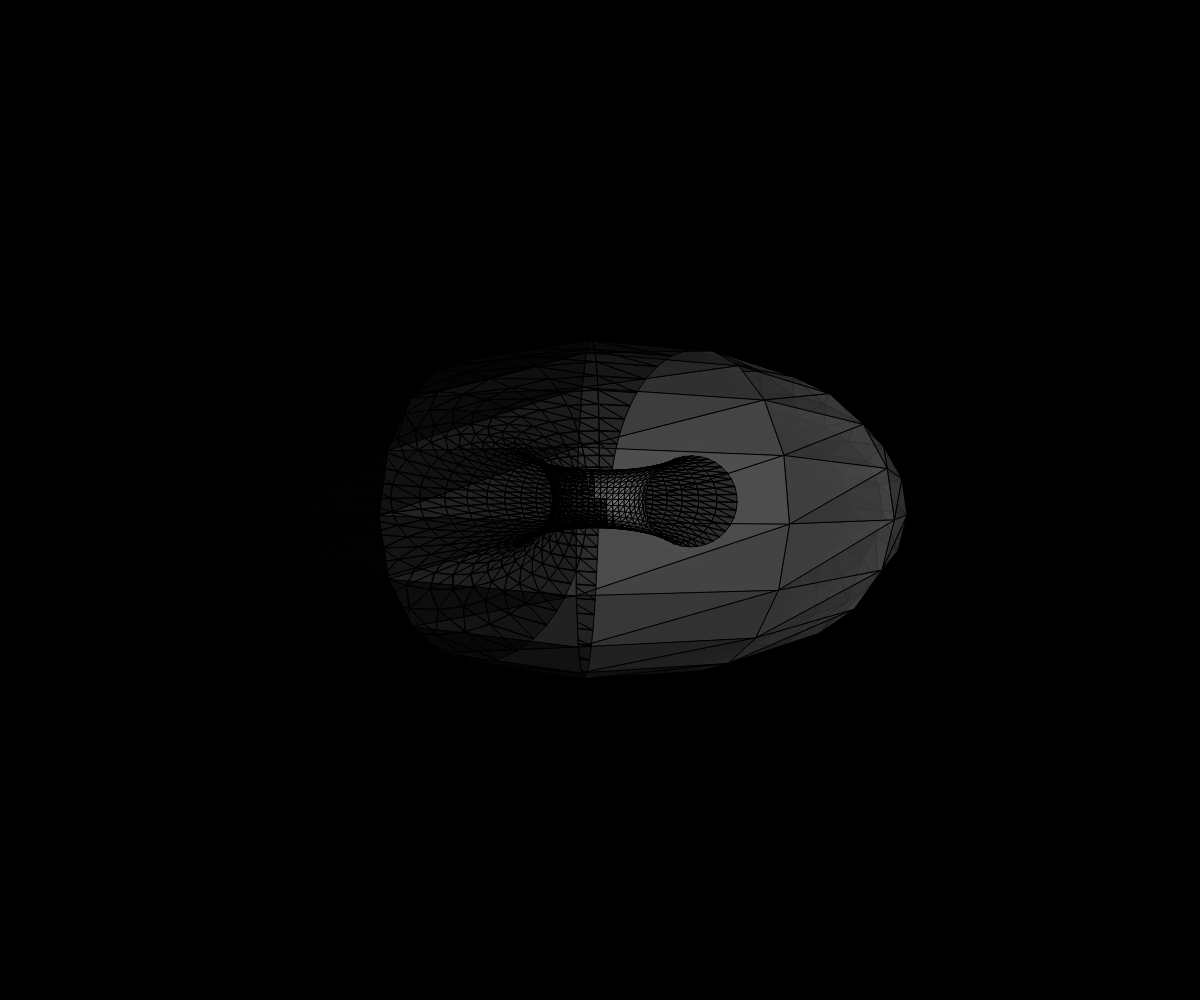
Frame 1 (no input)
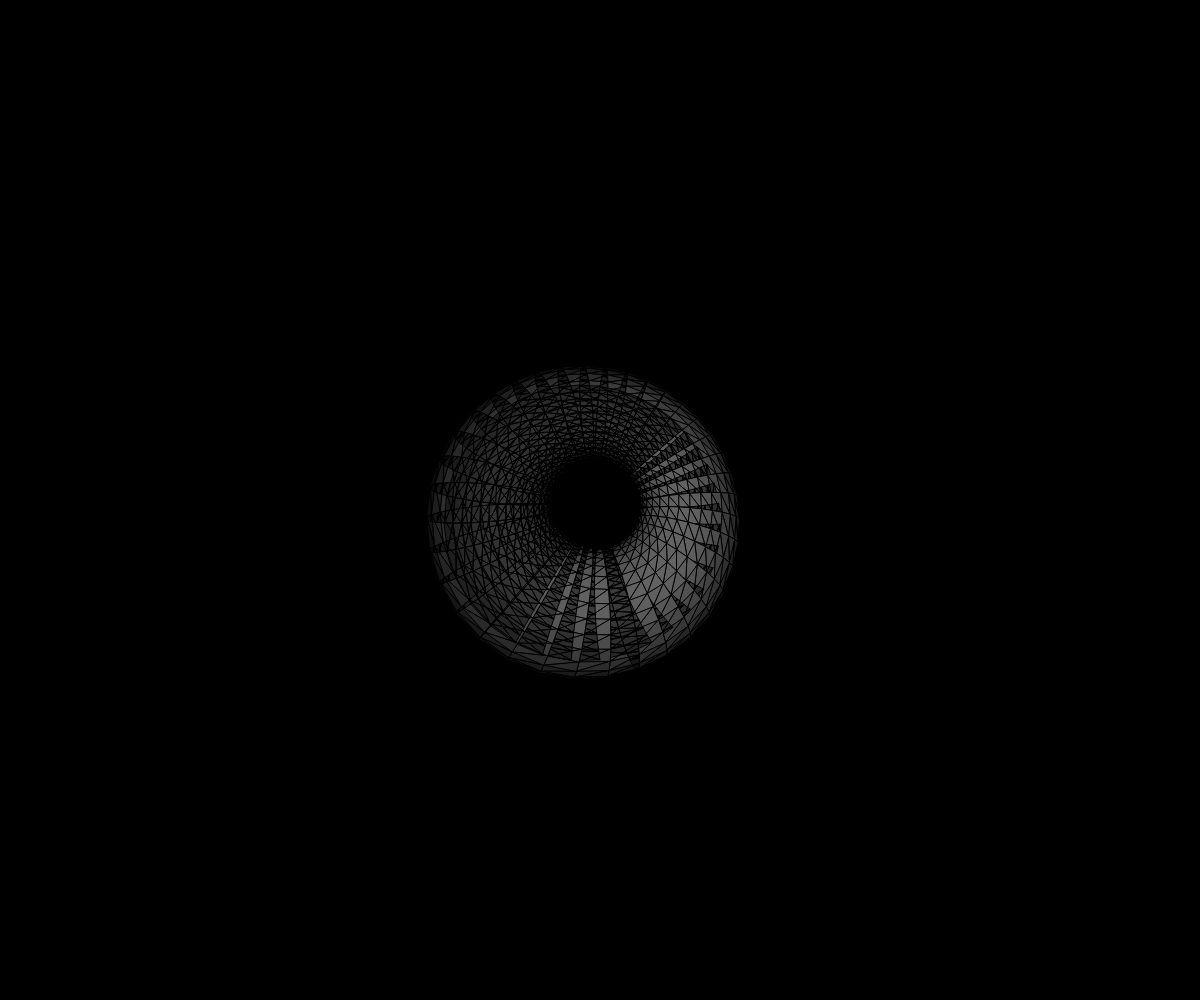
Frame 60 (no input)
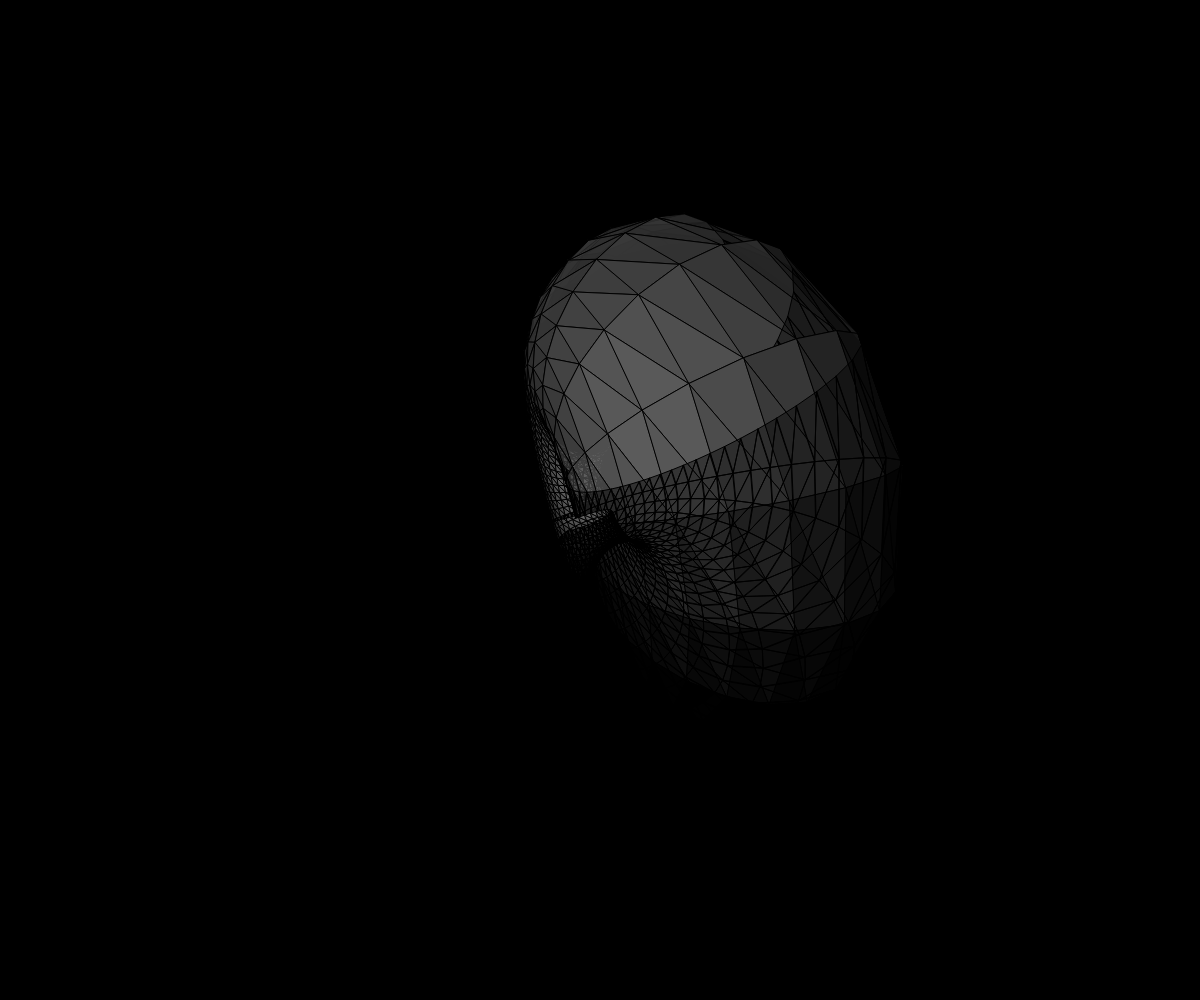
Frame 120 (the mouse pressed at the canvas centre since frame 60)

The p5.js sketch that drew these frames (run headless with seeded random() and noise() and a simulated clock; from frame 60 on, the mouse is pressed at the canvas centre):

// p5.js sketch
// ── sketch.js
const deg = 180;
const angularVelDampifier = 0.1
let orig = [];
let x, y, z, xp, yp;
const zp = 150;
const dtheta = 10;
const dalpha = 10;
const dbeta = 1;
const dphi = 1;
const dgamma = 1;
const x0 = 0, y0 = 0, z0 = 500;
let r1 = 600, r2 = 300;
let counter = 0;
let light = [0, 0, 0];
let a, b;
let torus = [];


function setup() {

  createCanvas(windowWidth, windowHeight);
  angleMode(DEGREES);

  middles = [];
  middles.push(new Point(x0 + r1 , y0, z0))


  // creating the original circle
  for (let j = 0; j < (2 * deg) / dtheta; j++) {
    x = x0 + (r1 + r2 * cos(j * dtheta));
    y = y0 + r2 * sin(j * dtheta);
    z = z0;
    orig.push(new Point(x, y, z));
  }

  // creating the torus
  for (let i = 0; i < (2 * deg) / dalpha; i++) {
    let circ = [];

    for (let j = 0; j < orig.length; j++) {
      childpoint = new Point(orig[j].x , orig[j].y , orig[j].z);
      childpoint.rotateY(i*dalpha)
      circ.push(childpoint);
    }
    torus.push(circ);


    // craeting the centers of each circle
    nextmiddle = new Point(middles[0].x , middles[0].y, middles[0].z);
    nextmiddle.rotateY(i*dalpha);
    middles.push(nextmiddle);
  }



}




function draw() {

  frameRate(100)
  background(0);
  translate(width / 2, height / 2);
  scale(1, -1);

  //noStroke();




  for (let i = 0; i < torus.length; i++) {

    middles[i].rotateX(dbeta);
    middles[i].rotateY(dgamma)
    middles[i].rotateZ(dphi);

    for (p of torus[i]) {

      p.rotateX(dbeta);
      p.rotateY(dgamma);
      p.rotateZ(dphi);
      
    }
  }

  // FIGURING OUT THE normal, BRIGHTNESS AND DRAWING IT
  for (let i = 0; i < torus.length; i++) {

    for (p of torus[i]) {
      let Nx = p.x - middles[i].x;
      let Ny = p.y - middles[i].y;
      let Nz = p.z - middles[i].z;

      let normalabs = sqrt(Nx * Nx + Ny * Ny + Nz * Nz);
      Nx /= normalabs;
      Ny /= normalabs;
      Nz /= normalabs;

      let lvectorx = -((p.x + x0) - light[0]);
      let lvectory = -((p.y + y0) - light[1]);
      let lvectorz = -((p.z + z0) - light[2]);

      let lightabs = sqrt(lvectorx*lvectorx + lvectory*lvectory + lvectorz*lvectorz);
      lvectorx /= lightabs;
      lvectory /= lightabs;
      lvectorz /= lightabs;

      let Bright = Nx * lvectorx + Ny * lvectory + Nz * lvectorz;
      p.brightness = constrain(Bright, 0, 1);
      p.show();

    }
  }

  triangles = meshDonut();

  for(i = 0; i < triangles.length; i++) {
    triangles[i].show()
  }
  // Increment the counter
  counter++;
}




function meshDonut() {
  let triangles = [];

  for (let i = 0; i < torus.length; i++) {
    for (let j = 0; j < torus[i].length; j++) {
      // Get the current point and its neighbors
      let p1 = torus[i][j];
      let p2 = torus[i][(j + 1) % torus[i].length]; // Next point in the same circle
      let p3 = torus[(i + 1) % torus.length][j]; // Corresponding point in the next circle

      // Create two triangles for each square section of the mesh
      let triangle1 = new Triangle(p1, p2, p3);
      let triangle2 = new Triangle(p2, p3, torus[(i + 1) % torus.length][(j + 1) % torus[i].length]);

      // Add the triangles to the mesh
      triangles.push(triangle1);
      triangles.push(triangle2);
    }
  }

  return triangles;
}

// ── Point.js


class Point {
    constructor(x, y, z) {
      this.x = x;
      this.y = y;
      this.z = z;
      this.xp;
      this.yp;
      this.brightness = 1;
    }
  
    show() {
      if (this.brightness > 0) {
        fill(this.brightness * 255);
        this.getPrimeCoords();
        circle(this.xp, this.yp, 2);
      }
    }
  
    getPrimeCoords() {
      this.xp = (x0 + this.x) * (zp / (this.z + z0));
      this.yp = (y0 + this.y) * (zp / (this.z + z0));
  
    }
  
    rotateX(angle) {
      let newY = (this.y - y0) * cos(-angle) - (this.z - z0) * sin(-angle);
      let newZ = (this.y - y0) * sin(-angle) + (this.z - z0) * cos(-angle);
      this.y = y0 + newY;
      this.z = z0 + newZ;
    }
  
    rotateY(angle) {
      let newX = (this.z - z0) * sin(angle) + (this.x - x0) * cos(angle);
      let newZ = (this.z - z0) * cos(angle) - (this.x - x0) * sin(angle);
      this.x = x0 + newX;
      this.z = z0 + newZ;
    }
  
    rotateZ(angle) {
      let newX = (this.x - x0) * cos(-angle) - (this.y - y0) * sin(-angle);
      let newY = (this.x - x0) * sin(-angle) + (this.y - y0) * cos(-angle);
      this.x = x0 + newX;
      this.y = y0 + newY;
    }
  }
// ── Triangle.js

class Triangle {
    constructor(v1 , v2 , v3) {
      this.v1 = v1;
      this.v2 = v2;
      this.v3 = v3;
      this.illumination;
  
    }
  
    show() {
  
      this.illumination = this.getBrightness() * 255;
      fill(this.illumination, 100)
      this.v1.getPrimeCoords();
      this.v2.getPrimeCoords();
      this.v3.getPrimeCoords();
  
      triangle(this.v1.xp, this.v1.yp, this.v2.xp , this.v2.yp , this.v3.xp , this.v3.yp)
    }
  
    getBrightness() {
      return (this.v1.brightness + this.v2.brightness + this.v3.brightness) / 3;
    }
  }
  
  
  
  
  
  
